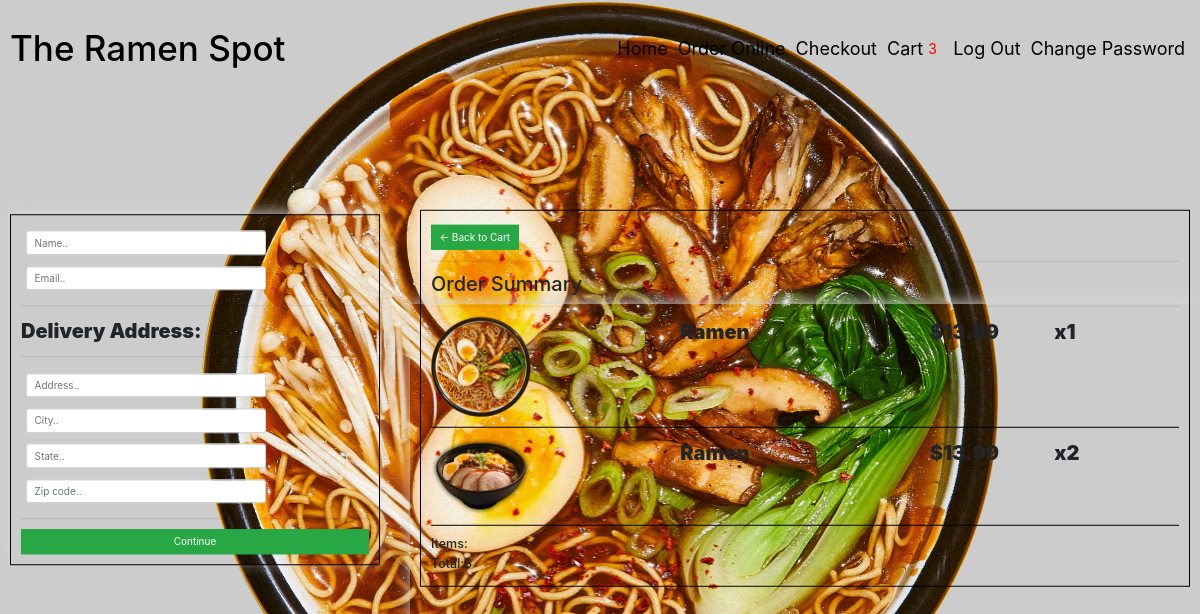
Screenshot of /restaurantCheckout/ (signed in) with the database file from the repository.
### customer/models.py (models this page shows, shortened)
class OrderItem(models.Model):
   product = models.ForeignKey(Products, on_delete=models.SET_NULL, blank=True, null=True)
   order = models.ForeignKey(Order, on_delete=models.SET_NULL, blank=True, null=True)
   quantity = models.IntegerField(default=0, null=True, blank=True)

class Products(models.Model):
   name = models.CharField(max_length=200, null=True)
   description = models.TextField(max_length=500)
   price = models.FloatField()
   dinein = models.BooleanField(default=False, null=True, blank=False)
   image = models.ImageField(null=True, blank=True)
   category = models.ManyToManyField('Category', related_name='item')
   @property
   def imageURL(self):
      try:
         url = self.image.url
      except:
         url = ''
      return url

### customer/views.py (the view)
# urls.py: path('restaurantCheckout/', views.restaurantCheckout, name="checkout"),
def restaurantCheckout(request):
	if request.user.is_authenticated:
		customer = request.user.customer
		order, created = Order.objects.get_or_create(customer=customer, complete=False)
		items = order.orderitem_set.all()
		cartItems = order.cart_items
	else:
		items = []
		order = {'cart_total':0, 'cart_items':0, 'delivery': False}
		cartItems = order['cart_items']
	context = {'items':items, 'order':order, 'cartItems':cartItems}
	return render(request, 'customer/checkout.html', context)

### customer/models.py (called while the page is built)
   @property
   def cart_items(self):
      orderitems = self.orderitem_set.all()
      total = sum([item.quantity for item in orderitems])
      return total

### templates/customer/checkout.html (shortened to what this page needs)
{% extends 'base.html' %}
{% load static %}
{% block content %}
     <div class="row">
		<div class="col-lg-4">
			<div class="box-element" id="form-wrapper">
				<form id="form">
					<div id="user-info">
						<div class="form-field">
							<input required class="form-control" type="text" name="name" placeholder="Name..">
						</div>
						<div class="form-field">
							<input required class="form-control" type="email" name="email" placeholder="Email..">
						</div>
					</div>
					<div id="delivery-info">
						<hr>
						<p>Delivery Address:</p>
						<hr>
						<div class="form-field">
							<input class="form-control" type="text" name="address" placeholder="Address..">
						</div>
						<div class="form-field">
							<input class="form-control" type="text" name="city" placeholder="City..">
						</div>
						<div class="form-field">
							<input class="form-control" type="text" name="state" placeholder="State..">
						</div>
						<div class="form-field">
							<input class="form-control" type="text" name="zipcode" placeholder="Zip code..">
						</div>
					</div>
					<hr>
					<input id="form-button" class="btn btn-success btn-block" type="submit" value="Continue">
				</form>
			</div>
			<br>
		</div>
		<div class="col-lg-8">
			<div class="box-element">
				<div class="order-sum">
				<a  class="btn btn-success" href="{% url 'cart' %}">&#x2190; Back to Cart</a>
				<hr>
				<h3>Order Summary</h3>
				<hr>
				{% for item in items %}
				<div class="cart-row">
					<div style="flex:2"><img class="row-image" src="{{item.product.imageURL}}"></div>
					<div style="flex:2"><p>{{item.product.name}}</p></div>
					<div style="flex:1"><p>${{item.product.price|floatformat:2}}</p></div>
					<div style="flex:1"><p>x{{item.quantity}}</p></div>
				</div>
				{% endfor %}
				<h5>Items:{{order.get_cart_items}}</h5>
				<h5>Total:${{order.get_cart_total|floatformat:2}}</h5>
				</div>
			</div>
		</div>
	</div>
{% endblock content %}

### static/css/base.css (style rules this page uses)
* { padding: 0; margin: 0; box-sizing: border-box; }
html { font-size: 62.5%; }
.col-lg-4, .col-lg-6, .col-lg-8, .col-lg-12 { margin-top: 12px; }
.col-lg-4 { padding-left: 10px; }
.btn { border-radius: 0; }
.row-image { width: 100px; }
.form-field { width:250px; display: inline-block; padding: 5px; }
.cart-row { display: flex; align-items: flex-stretch; padding-bottom: 10px; margin-bottom: 10px; border-bottom: 1px solid black; }
.box-element { font-size: 2rem; font-weight: 900; padding-left: 10px; box-shadow: -1px -3px 15px -2px rgba(214,214,214,1); }
.box-element h3 { font-size: 2rem; }
#form-wrapper { border: 1px solid black; padding: 10px; margin-top: 50%; margin-left: 15px; transform: translateY(-25%); }
.order-sum { border: 1px solid black; padding: 10px; margin-top: 25%; margin-right: 10px; transform: translateY(-25%); }

### rows the page displays
OrderItem: product.imageURL (picture), product.name "Ramen", product.price "13.99", quantity "1"
OrderItem: product.imageURL (picture), product.name "Ramen", product.price "13.99", quantity "2"

### other values shown
{{ cartItems }} "3"
